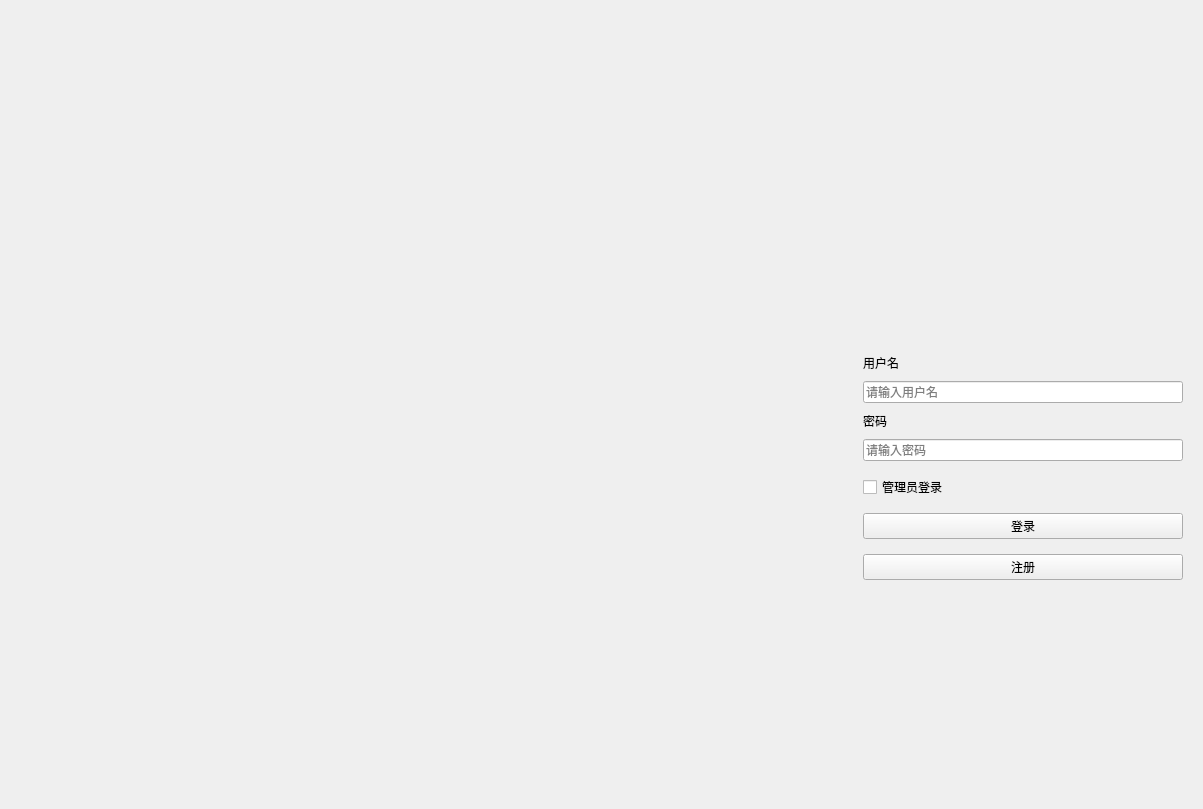
<?xml version="1.0" encoding="UTF-8"?>
<ui version="4.0">
 <class>Form</class>
 <widget class="QWidget" name="Form">
  <property name="geometry">
   <rect>
    <x>0</x>
    <y>0</y>
    <width>1203</width>
    <height>809</height>
   </rect>
  </property>
  <property name="minimumSize">
   <size>
    <width>700</width>
    <height>500</height>
   </size>
  </property>
  <property name="windowTitle">
   <string>Form</string>
  </property>
  <layout class="QHBoxLayout" name="horizontalLayout">
   <property name="spacing">
    <number>0</number>
   </property>
   <property name="leftMargin">
    <number>0</number>
   </property>
   <property name="topMargin">
    <number>0</number>
   </property>
   <property name="rightMargin">
    <number>0</number>
   </property>
   <property name="bottomMargin">
    <number>0</number>
   </property>
   <item>
    <widget class="QLabel" name="image_label">
     <property name="text">
      <string/>
     </property>
     <property name="pixmap">
      <pixmap resource="../resource.qrc">:/images/background.jpg</pixmap>
     </property>
     <property name="scaledContents">
      <bool>true</bool>
     </property>
    </widget>
   </item>
   <item>
    <widget class="QWidget" name="widget" native="true">
     <property name="sizePolicy">
      <sizepolicy hsizetype="Preferred" vsizetype="Preferred">
       <horstretch>0</horstretch>
       <verstretch>0</verstretch>
      </sizepolicy>
     </property>
     <property name="minimumSize">
      <size>
       <width>360</width>
       <height>0</height>
      </size>
     </property>
     <property name="maximumSize">
      <size>
       <width>360</width>
       <height>16777215</height>
      </size>
     </property>
     <property name="styleSheet">
      <string notr="true">QLabel{
	font: 13px 'Microsoft YaHei'
}</string>
     </property>
     <layout class="QVBoxLayout" name="verticalLayout_2">
      <property name="spacing">
       <number>9</number>
      </property>
      <property name="leftMargin">
       <number>20</number>
      </property>
      <property name="topMargin">
       <number>20</number>
      </property>
      <property name="rightMargin">
       <number>20</number>
      </property>
      <property name="bottomMargin">
       <number>20</number>
      </property>
      <item>
       <spacer name="verticalSpacer">
        <property name="orientation">
         <enum>Qt::Vertical</enum>
        </property>
        <property name="sizeHint" stdset="0">
         <size>
          <width>20</width>
          <height>40</height>
         </size>
        </property>
       </spacer>
      </item>
      <item alignment="Qt::AlignHCenter">
       <widget class="QLabel" name="logo_label">
        <property name="enabled">
         <bool>true</bool>
        </property>
        <property name="sizePolicy">
         <sizepolicy hsizetype="Preferred" vsizetype="Expanding">
          <horstretch>0</horstretch>
          <verstretch>0</verstretch>
         </sizepolicy>
        </property>
        <property name="minimumSize">
         <size>
          <width>100</width>
          <height>100</height>
         </size>
        </property>
        <property name="maximumSize">
         <size>
          <width>100</width>
          <height>100</height>
         </size>
        </property>
        <property name="text">
         <string/>
        </property>
        <property name="pixmap">
         <pixmap resource="../resource.qrc">:/images/logo.png</pixmap>
        </property>
        <property name="scaledContents">
         <bool>true</bool>
        </property>
       </widget>
      </item>
      <item>
       <spacer name="verticalSpacer_3">
        <property name="orientation">
         <enum>Qt::Vertical</enum>
        </property>
        <property name="sizeType">
         <enum>QSizePolicy::Fixed</enum>
        </property>
        <property name="sizeHint" stdset="0">
         <size>
          <width>20</width>
          <height>15</height>
         </size>
        </property>
       </spacer>
      </item>
      <item>
       <layout class="QGridLayout" name="gridLayout" columnstretch="0">
        <property name="horizontalSpacing">
         <number>4</number>
        </property>
        <property name="verticalSpacing">
         <number>9</number>
        </property>
       </layout>
      </item>
      <item>
       <widget class="BodyLabel" name="username_label">
        <property name="text">
         <string>用户名</string>
        </property>
       </widget>
      </item>
      <item>
       <widget class="LineEdit" name="username_LineEdit">
        <property name="placeholderText">
         <string>请输入用户名</string>
        </property>
        <property name="clearButtonEnabled">
         <bool>true</bool>
        </property>
       </widget>
      </item>
      <item>
       <widget class="BodyLabel" name="password_label">
        <property name="text">
         <string>密码</string>
        </property>
       </widget>
      </item>
      <item>
       <widget class="LineEdit" name="password_LineEdit">
        <property name="echoMode">
         <enum>QLineEdit::Password</enum>
        </property>
        <property name="placeholderText">
         <string>请输入密码</string>
        </property>
        <property name="clearButtonEnabled">
         <bool>true</bool>
        </property>
       </widget>
      </item>
      <item>
       <spacer name="verticalSpacer_5">
        <property name="orientation">
         <enum>Qt::Vertical</enum>
        </property>
        <property name="sizeType">
         <enum>QSizePolicy::Fixed</enum>
        </property>
        <property name="sizeHint" stdset="0">
         <size>
          <width>20</width>
          <height>5</height>
         </size>
        </property>
       </spacer>
      </item>
      <item>
       <widget class="CheckBox" name="admin_checkBox">
        <property name="text">
         <string>管理员登录</string>
        </property>
        <property name="checked">
         <bool>false</bool>
        </property>
       </widget>
      </item>
      <item>
       <spacer name="verticalSpacer_4">
        <property name="orientation">
         <enum>Qt::Vertical</enum>
        </property>
        <property name="sizeType">
         <enum>QSizePolicy::Fixed</enum>
        </property>
        <property name="sizeHint" stdset="0">
         <size>
          <width>20</width>
          <height>5</height>
         </size>
        </property>
       </spacer>
      </item>
      <item>
       <widget class="PrimaryPushButton" name="login_button">
        <property name="text">
         <string>登录</string>
        </property>
       </widget>
      </item>
      <item>
       <spacer name="verticalSpacer_6">
        <property name="orientation">
         <enum>Qt::Vertical</enum>
        </property>
        <property name="sizeType">
         <enum>QSizePolicy::Fixed</enum>
        </property>
        <property name="sizeHint" stdset="0">
         <size>
          <width>20</width>
          <height>6</height>
         </size>
        </property>
       </spacer>
      </item>
      <item>
       <widget class="HyperlinkButton" name="register_button">
        <property name="text">
         <string>注册</string>
        </property>
       </widget>
      </item>
      <item>
       <spacer name="verticalSpacer_2">
        <property name="orientation">
         <enum>Qt::Vertical</enum>
        </property>
        <property name="sizeHint" stdset="0">
         <size>
          <width>20</width>
          <height>40</height>
         </size>
        </property>
       </spacer>
      </item>
     </layout>
    </widget>
   </item>
  </layout>
 </widget>
 <customwidgets>
  <customwidget>
   <class>LineEdit</class>
   <extends>QLineEdit</extends>
   <header>qfluentwidgets</header>
  </customwidget>
  <customwidget>
   <class>CheckBox</class>
   <extends>QCheckBox</extends>
   <header>qfluentwidgets</header>
  </customwidget>
  <customwidget>
   <class>PrimaryPushButton</class>
   <extends>QPushButton</extends>
   <header>qfluentwidgets</header>
  </customwidget>
  <customwidget>
   <class>HyperlinkButton</class>
   <extends>QPushButton</extends>
   <header>qfluentwidgets</header>
  </customwidget>
  <customwidget>
   <class>BodyLabel</class>
   <extends>QLabel</extends>
   <header>qfluentwidgets</header>
  </customwidget>
 </customwidgets>
 <resources>
  <include location="../resource.qrc"/>
 </resources>
 <connections/>
</ui>
